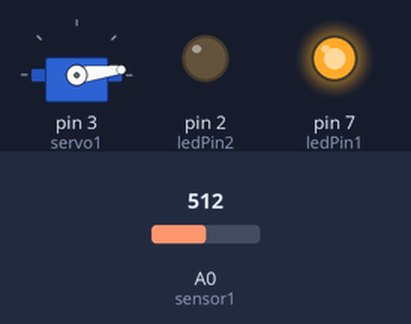
This sketch was run on a simulated Arduino Uno, built with avr-gcc and run on an emulated ATmega328P. Parts: servo, output pins drawn as LEDs (lit = HIGH). The test bench sets the inputs (shaded band); at power-on: A0 (sensor1) = 512.

Above: at 9.37 s.
10.6 s: A0 (sensor1) set to 252
At 11.03 s:
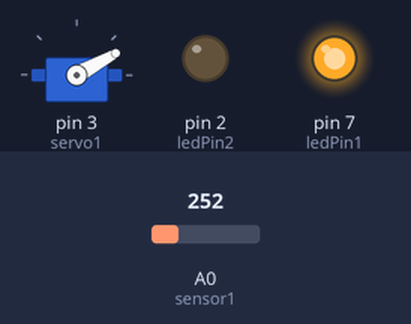
21.2 s: A0 (sensor1) set to 229
At 21.4 s:
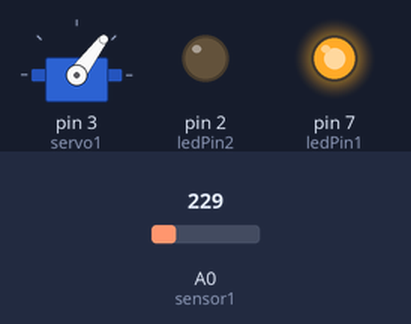
At 30.2 s:
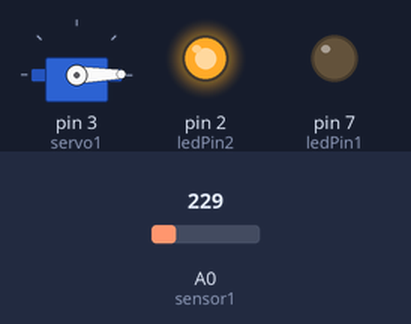
Timing chart, 0 to 31.7 s (numbered marks = the images above; inputs shaded):
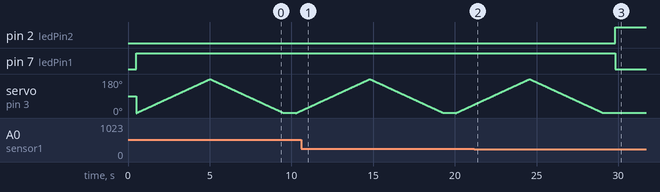

The sketch:

Display_Product.ino
```cpp
//Display Product
#include <Servo.h>
Servo servo1;

int ledPin1 = 7;
int ledPin2 = 2;

#define sensor1 A0

void setup() {
  servo1.attach(3); //PIN DEL SERVOMOTOR #3

  pinMode(ledPin1,HIGH);
  pinMode(ledPin2,HIGH);

  Serial.begin(9600);
}

void loop() {
  if(sensor1){
    float volts1 = analogRead(sensor1)*0.0048828125;  // valor del sensor * (5/1024)
    int distance = 13*pow(volts1, -1);
    delay(500);
  if(distance <= 10){
      digitalWrite(ledPin1,HIGH);
      digitalWrite(ledPin2,LOW);
      for (int i = 0; i <= 180; i++){
        // Desplazamos al ángulo correspondiente
        servo1.write(i);
        //Pausa de 25ms
        delay(25);
        }
        // Para el sentido negativo
      for (int i = 179; i > 0; i--){
        // Desplazamos al ángulo correspondiente
        servo1.write(i);
        //Pausa de 25ms
        delay(25);
        }
  }
  else if(distance >= 10){
    digitalWrite(ledPin1,LOW);
    digitalWrite(ledPin2,HIGH);
    }
    delay(250);
  }
}
```

Measured:
- the behaviour switches between 243 and 242 on A0 (sensor1) (found by bisection; images 1 and 2)
- after the input at 21.2 s, pin 2 (ledPin2): LOW → HIGH after 8.6 s; pin 7 (ledPin1): HIGH → LOW after 8.6 s; servo on pin 3 (servo1): goes on until 29.1 s, then stays 1°
